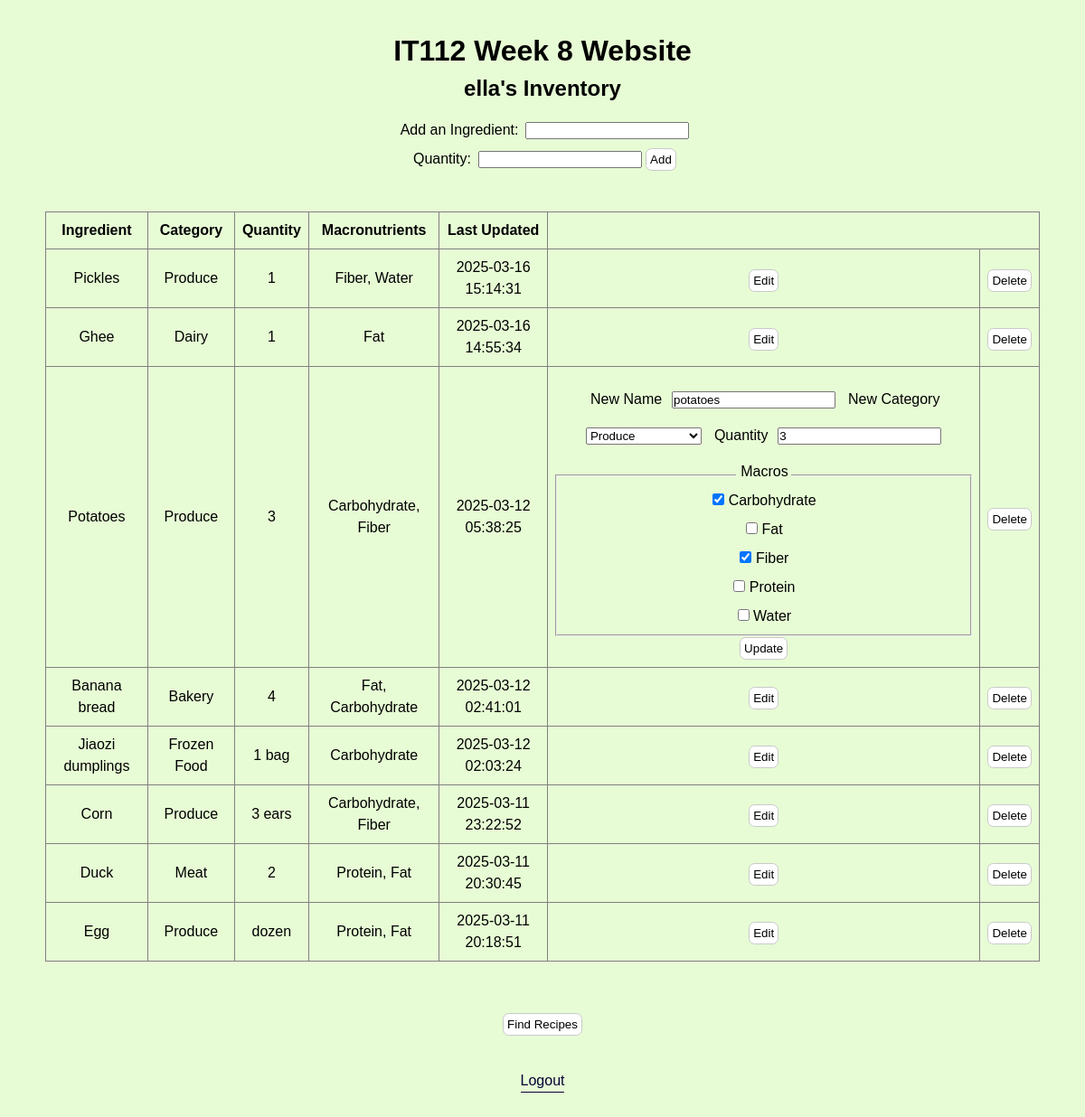
Page /inventory/update/3 (signed in) on the committed database.
### tables this page shows
CREATE TABLE inventory (
    id INTEGER PRIMARY KEY,
    quantity TEXT DEFAULT '1',
    last_updated TIMESTAMP DEFAULT (datetime('now', 'localtime')),
    category_id INT NOT NULL,
    user_id INTEGER NOT NULL,
    ingredient_id INTEGER NOT NULL,
    FOREIGN KEY (category_id) REFERENCES category(id) ON DELETE CASCADE,
    FOREIGN KEY (user_id) REFERENCES user(id) ON DELETE CASCADE,
    FOREIGN KEY (ingredient_id) REFERENCES ingredient(id)  ON DELETE CASCADE
);

CREATE TABLE macronutrient (
    id INTEGER PRIMARY KEY,
    macro_name TEXT UNIQUE NOT NULL
);

### flaskapp.py (the view)
@app.route('/inventory/update/<int:inventory_id>', methods=['GET'])
def edit_inventory(inventory_id):
    if 'username' not in session:
        return redirect(url_for('login'))
    db = get_db()
    cur = db.cursor()
    user_id = session.get('user_id')
    cur.execute("""
        SELECT inventory.id, inventory.ingredient_id, ingredient.ingredient_name,
               category.category_name, inventory.quantity
        FROM inventory
        JOIN ingredient ON inventory.ingredient_id = ingredient.id
        JOIN category ON ingredient.category_id = category.id
        WHERE inventory.id = ? AND inventory.user_id = ?
    """, (inventory_id, user_id))
    inventory_item = cur.fetchone()
    if not inventory_item:
        return redirect(url_for('index'))
    inventory_dict = {
        "id": inventory_item["id"],
        "ingredient_id": inventory_item["ingredient_id"],
        "ingredient_name": inventory_item["ingredient_name"],
        "category_name": inventory_item["category_name"],
        "quantity": inventory_item["quantity"],
    }
    cur.execute("SELECT id, macro_name FROM macronutrient ORDER BY macro_name;")
    all_macros = [(str(row["id"]), row["macro_name"]) for row in cur.fetchall()]
    cur.execute("""
        SELECT macronutrient.id
        FROM ingredient_macronutrient
        JOIN macronutrient ON ingredient_macronutrient.macronutrient_id = macronutrient.id
        WHERE ingredient_macronutrient.ingredient_id = ?
    """, (inventory_item["ingredient_id"],))
    selected_macros = [str(row["id"]) for row in cur.fetchall()]
    cur.execute("SELECT category_name FROM category ORDER BY category_name;")
    categories = [("", "Select a Category")] + [(row["category_name"], row["category_name"]) for row in cur.fetchall()]
    cur.execute("""
        SELECT inventory.id,
               ingredient.ingredient_name AS ingredient,
               category.category_name AS category,
               inventory.quantity,
               inventory.last_updated,
               GROUP_CONCAT(macronutrient.macro_name, ', ') AS macros
        FROM inventory
        JOIN ingredient ON inventory.ingredient_id = ingredient.id
        JOIN category ON ingredient.category_id = category.id
        LEFT JOIN ingredient_macronutrient ON ingredient.id = ingredient_macronutrient.ingredient_id
        LEFT JOIN macronutrient ON ingredient_macronutrient.macronutrient_id = macronutrient.id
        WHERE inventory.user_id = ?
        GROUP BY inventory.id, ingredient.ingredient_name, category.category_name, inventory.quantity, inventory.last_updated
        ORDER BY inventory.last_updated DESC;
    """, (user_id,))
    full_inventory_list = cur.fetchall()
    update_form = UpdateForm()
    update_form.new_name.data = inventory_dict['ingredient_name']
    update_form.quantity.data = inventory_dict['quantity']
    update_form.ingredient_id.data = inventory_dict["ingredient_id"]
    update_form.macros.choices = all_macros  # set available macros
    update_form.macros.data = selected_macros  # prefill
    update_form.new_category.choices = categories
    update_form.new_category.data = inventory_item['category_name']
    inventory_form = InventoryForm()
    return render_template('index.html',
                           update_form=update_form,
                           inventory_form=inventory_form,
                           inventory=inventory_dict,
                           user_inventory=full_inventory_list,
                           selected_inventory_id=inventory_id)

### forms.py (shortened to what this page needs)
class UpdateForm(FlaskForm):
    ingredient_id = HiddenField("Ingredient ID")
    new_name = StringField("New Name", validators=[DataRequired(), Length(min=2, max=50)])
    new_category = SelectField("New Category", choices=[("", "Select a Category")], validators=[DataRequired(message="Please select a category!")])
    quantity = StringField('Quantity', validators=[Optional()])
    macros = SelectMultipleField('Macros', validators=[Optional()])
    submit = SubmitField("Update")

class InventoryForm(FlaskForm):
    ingredient = StringField("Add Ingredient", validators=[DataRequired(message="There is nothing to add!"), Length(min=2, max=50, message="Hmm, not sure if that's an item.")])
    quantity = StringField("Quantity", validators=[DataRequired(message="Enter a quantity.")])
    submit = SubmitField("Add")

### flaskapp.py (called while the page is built)
def get_db():
    db = getattr(g, '_database', None)
    if db is None:
        db = g._database = sqlite3.connect(DATABASE)
        db.row_factory = sqlite3.Row
    return db

@app.teardown_appcontext
def close_connection(exception):
    db = getattr(g, '_database', None)
    if db is not None:
        db.close()

### templates/index.html (shortened to what this page needs)
<!DOCTYPE html>
<html lang="en">
<head>
    <link rel="stylesheet" href="{{ url_for('static', filename='css/style.css') }}">
</head>
<body>
    <h1>IT112 Week 8 Website</h1>
    <h2>{{ session['username'] }}'s Inventory</h2>
    {% include 'add_ingredient.html' %}
    <main>
        {% if user_inventory %}
            <table border="1">
                <thead>
                    <tr>
                        <th>Ingredient</th>
                        <th>Category</th>
                        <th>Quantity</th>
                        <th>Macronutrients</th>
                        <th>Last Updated</th>
                    </tr>
                </thead>
                <tbody>
                    {% for item in user_inventory %}
                    <tr>
                        <td>{{ item['ingredient'] | capitalize }}</td>
                        <td>{{ item['category'] }}</td>
                        <td>{{ item['quantity'] }}</td>
                        <td>{{ item['macros'] if item['macros'] else 'None' }}</td>
                        <td>{{ item['last_updated'] }}</td>
                        <td>
                            {% with inventory=item %}
                            {% include 'update_inventory.html' %}
                        {% endwith %}
                        </td>
                        <td>
                            <form action="{{ url_for('delete_inventory', inventory_id=item.id) }}" method="POST">
                                <button type="submit" onclick="return confirm('Are you sure you want to delete this item?');">Delete</button>
                            </form>
                        </td>
                    </tr>
                    {% endfor %}
                </tbody>
            </table>
        {% else %}
            <p>Your inventory is empty. Start adding ingredients!</p>
        {% endif %}
        <form action="{{ url_for('get_recipes') }}" method="GET">
            <button type="submit">Find Recipes</button>
        </form>
    </main>
    <a class="logout" href="{{ url_for('logout') }}">Logout</a>
</body>
</html>

### templates/update_inventory.html (shortened to what this page needs)
{% if selected_inventory_id != inventory.id %}
<form method="GET" action="{{ url_for('update_inventory', inventory_id=inventory['id']) }}">
    <button type="submit">Edit</button>
</form>
{% else %}
    <form action="{{ url_for('update_inventory', inventory_id=inventory['id']) }}" method="POST">
        <label>{{ update_form.new_name.label }}</label> {{ update_form.new_name() }}
        <label>{{ update_form.new_category.label }}</label> {{ update_form.new_category() }}
        <label>{{ update_form.quantity.label }}</label> {{ update_form.quantity() }}
        <fieldset>
            <legend>{{ update_form.macros.label }}</legend>
            {% for macro in update_form.macros.choices %}
                <label>
                    <input type="checkbox" name="{{ update_form.macros.name }}" value="{{ macro[0] }}"
                        {% if macro[0] in update_form.macros.data %}checked{% endif %}>
                    {{ macro[1] }}
                </label><br>
            {% endfor %}
        </fieldset>
        <button class="inlineButton" type="submit">Update</button>
    </form>
{% endif %}

### static/css/style.css (style rules this page uses)
* { padding: 0; margin: 0; box-sizing: border-box; }
html { font-size: 100%; line-height: 1.5; font-family: 'Space Grotesk', sans-serif; background-color: #e7fcd5; }
body { display: flex; flex-direction: column; max-width: 1100px; margin: 0 auto; }
main { display: block; text-align: center; }
h1 { font-size: 2em; text-align: center; margin: 1em auto 0em; }
h2 { text-align: center; }
button { display: inline-block; }
table { margin: 1em auto 3em; border-collapse: collapse; }
td { padding: .5em; text-align: center; vertical-align: middle; }
th { padding: .5em; text-align: center; vertical-align: middle; }
form { display: inline-block; margin-top: 1em; text-align: center; }
form > button { margin-top: -1em; }
form > button.inlineButton { margin-top: 0em; }
form label { display: inline-block; margin: 0 .2em .5em .3em; }
a.logout, a.back { text-decoration: none; margin: 2em auto; color: rgb(3, 3, 52); border-bottom: .1em solid rgb(3, 3, 52); }
button { background-color: white; border: .1em rgb(201, 201, 201) solid; border-radius: .5em; padding: .3em; text-align: center; text-decoration: none; vertical-align:middle; font-family: 'Space Grotesk', sans-serif; }

### rows in the picture
inventory: ingredient "Pickles", category "Produce", quantity "1", item "Fiber, Water", last_updated "2025-03-16 15:14:31"
inventory: ingredient "Ghee", category "Dairy", quantity "1", item "Fat", last_updated "2025-03-16 14:55:34"
inventory: ingredient "Potatoes", category "Produce", quantity "3", item "Carbohydrate, Fiber", last_updated "2025-03-12 05:38:25", new_name.label "New Name", new_name "potatoes", new_category.label "New Category", quantity.label "Quantity", macros.label "Macros"
macronutrient: macros "☑", macro_name "Carbohydrate"
macronutrient: macro_name "Fat"
macronutrient: macros "☑", macro_name "Fiber"
macronutrient: macro_name "Protein"
macronutrient: macro_name "Water"
inventory: ingredient "Banana bread", category "Bakery", quantity "4", item "Fat, Carbohydrate", last_updated "2025-03-12 02:41:01"
inventory: ingredient "Jiaozi dumplings", category "Frozen Food", quantity "1 bag", item "Carbohydrate", last_updated "2025-03-12 02:03:24"
inventory: ingredient "Corn", category "Produce", quantity "3 ears", item "Carbohydrate, Fiber", last_updated "2025-03-11 23:22:52"
inventory: ingredient "Duck", category "Meat", quantity "2", item "Protein, Fat", last_updated "2025-03-11 20:30:45"
inventory: ingredient "Egg", category "Produce", quantity "dozen", item "Protein, Fat", last_updated "2025-03-11 20:18:51"

### other values in the picture
{{ session['username'] }} "ella"
